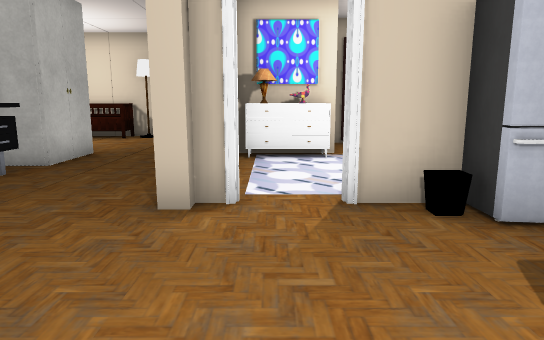
View 1 (above)

16 first-person views from a walk through a scene from a Unity 3-D project. The camera is 1.3 m above the floor, tilts 10° down and sees 70° across. Doors are open. The floor is counted in squares, 1 m on a side. Each view is taken from the middle of a square. On the plan, view 1 faces up. The plan holds only what a view shows up to about 16 squares ahead; the rest is blank. The place goes on beyond the plan. Some surface patterns are stand-ins.

View 2
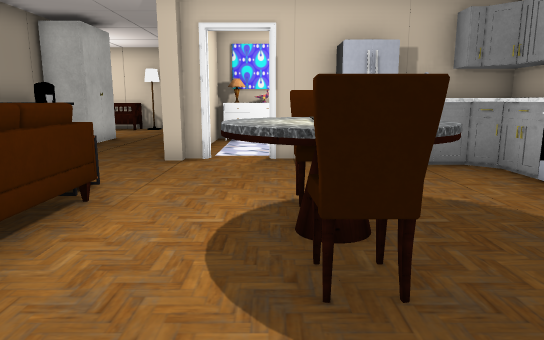

View 3
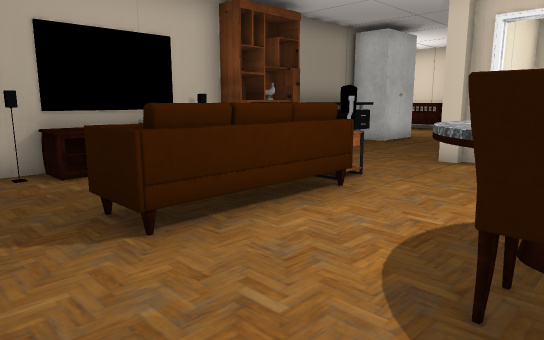

View 4
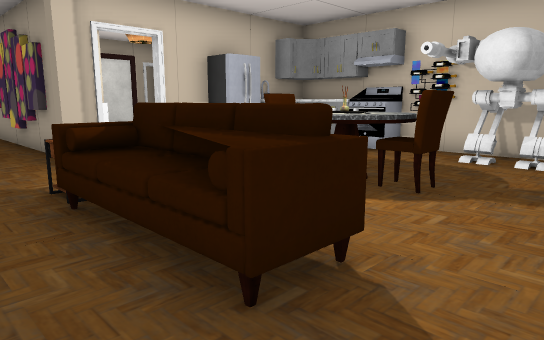

View 5
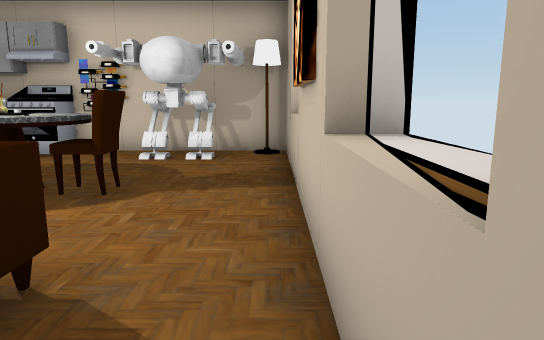

View 6
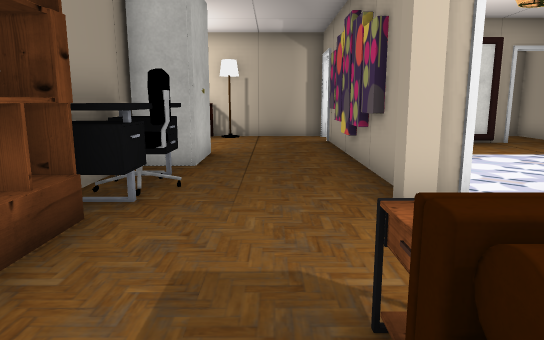

View 7
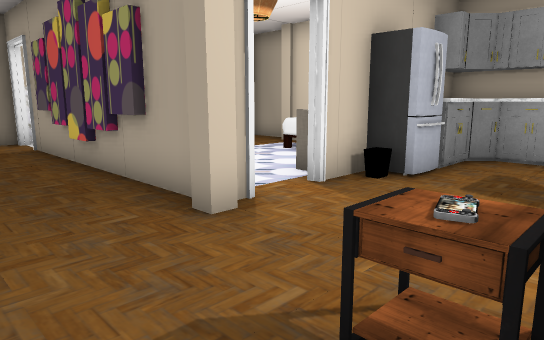

View 8
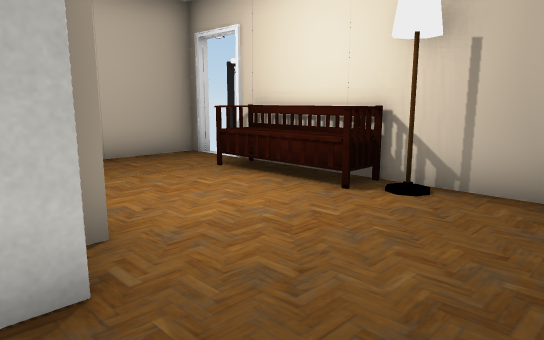

View 9
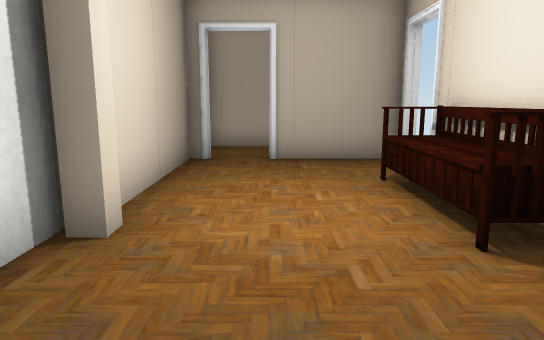

View 10
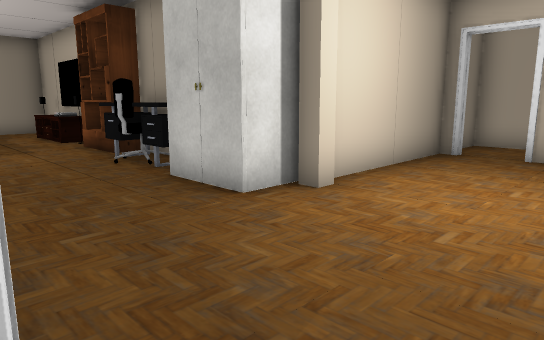

View 11
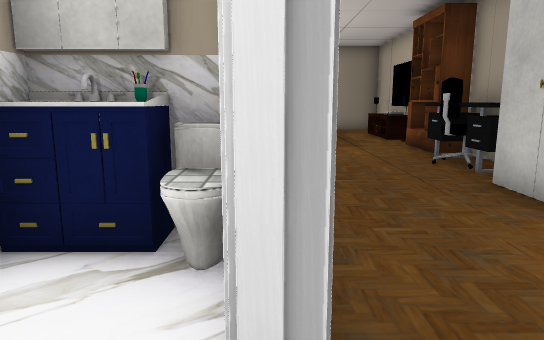

View 12
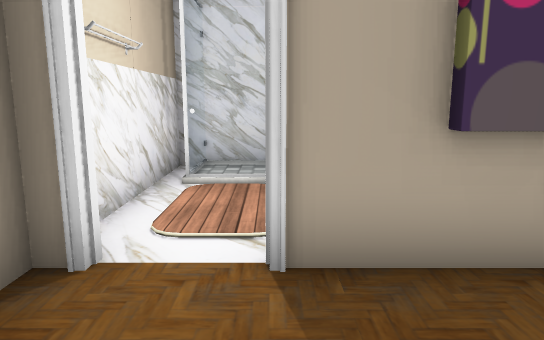

View 13
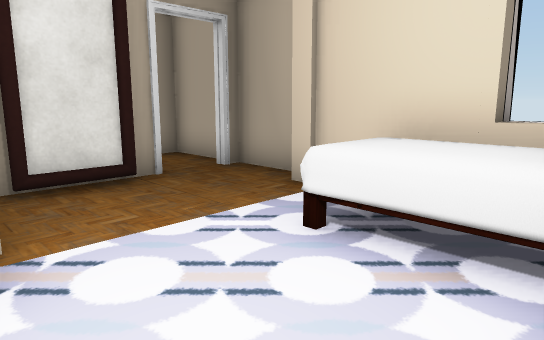

View 14
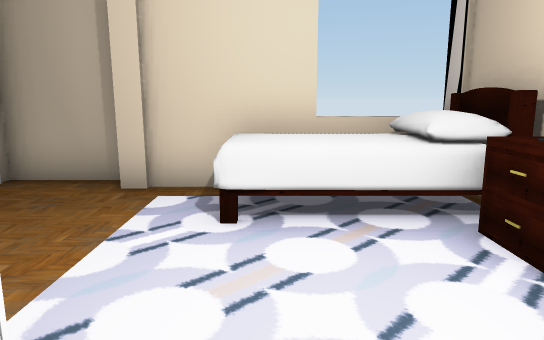

View 15
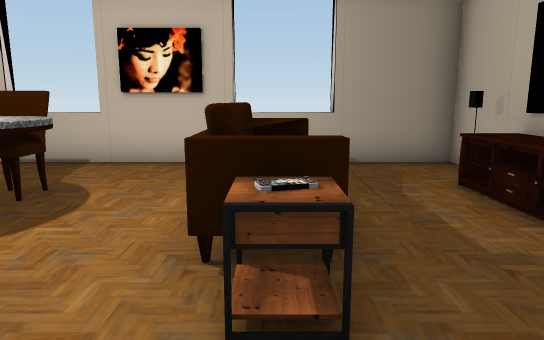

View 16
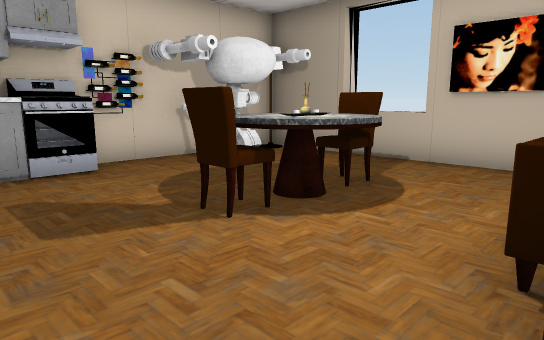

### Floor plan
Points are (right, up) in squares from view 1. A wall is a line through its corners. A room is listed if a view was taken in it or the views show most of it. See-through windows are left out.
Room 1 (views 1, 2, 3, 4, 5, 6, 7, 8, 9, 10, 11, 12, 15, 16)
walls: (-1.1, 5.4) (-1.1, 9.4); (-1.3, 6.6) (-1.3, 11.6); (2.5, 4.9) (0.9, 4.9); (-5.9, 2.1) (-5.9, -4.4) (3.1, -4.4); (-1.1, 9.5) (-1.1, 11.6); (-5.9, 8.2) (-5.9, 4.1); (-1.1, 12.4) (-1.1, 13) (-0.7, 13); (-3.3, -4.4) (-3.3, -5); (-1.1, -5.1) (-1.1, -4.4); (3.6, -4.4) (5.5, -4.4); (3.9, -5) (3.9, -4.4); (-0.7, 14.4) (-1.1, 14.4); (-1.1, 14.9) (-9.1, 14.9); (6.4, -4.5) (6.4, 4.9) (4.4, 4.9); (2, 14.9) (-0.9, 14.9); (-10.9, 10.1) (-6.4, 10.1); (-10.9, 14.9) (-10.9, 11.9)
ways out: opening at (0, 6) to room 2; open door at (-11, 11.5); open door at (-9.5, 15)
objects: other object (-8, 14) to (-6, 14); other object (-6, 2) to (-5, 4); other object (-6, 10); other object (-5, -2) to (-5, -1); other object (-5, 0); other object (-5, 1); other object (-5, 5); other object (-5, 6); other object (-5, 7); other object (-5, 8) to (-5, 9); other object (-5, 14); other object (-2, -2) to (-1, 1); other object (-2, 1) to (-2, 2); other object (-1, 5); other object (1, -2) to (2, -1); other object (1, 0) to (3, 0); other object (1, 1) to (2, 1); other object (3, 4); other object (4, 3) to (6, 4); other object (5, -2) to (6, -1); other object (5, 1) to (6, 2); other object (6, -4); other object (6, 0)
Room 2 (views 13, 14)
walls: (5.9, 7.4) (5.9, 9.5); (6.4, 10.5) (6.4, 12); (4.6, 12.4) (4, 12.4); (-0.9, 9.9) (-0.9, 8); (4.1, 5.1) (6.5, 5.1); (3.9, 13.1) (3.9, 14.9) (2, 14.9); (6.5, 12.4) (5.9, 12.4)
ways out: opening at (0, 6) to room 1; open door at (5.5, 12)
objects: other object (0, 9) to (1, 9); other object (0, 10); other object (0, 11); other object (1, 10) to (1, 11); other object (2, 6); other object (3, 6) to (4, 6); other object (3, 12); other object (4, 6) to (6, 8); other object (6, 10)

Where each view was taken, in squares from view 1:
view 1: 0 up, 0 right, facing up
view 2: 4 down, 1 right, facing up
view 3: 4 down, 2 right, facing up-left
view 4: 4 down, 4 left, facing up-right
view 5: 4 down, 4 left, facing right
view 6: 0 up, 3 left, facing up
view 7: 1 up, 4 left, facing up-right
view 8: 9 up, 2 left, facing up-left
view 9: 12 up, 2 left, facing left
view 10: 14 up, 1 left, facing down-left
view 11: 14 up, 1 left, facing down
view 12: 13 up, 4 left, facing right
view 13: 6 up, 1 right, facing up-right
view 14: 8 up, 0 right, facing right
view 15: 4 up, 2 left, facing down
view 16: 4 up, 2 left, facing down-right
